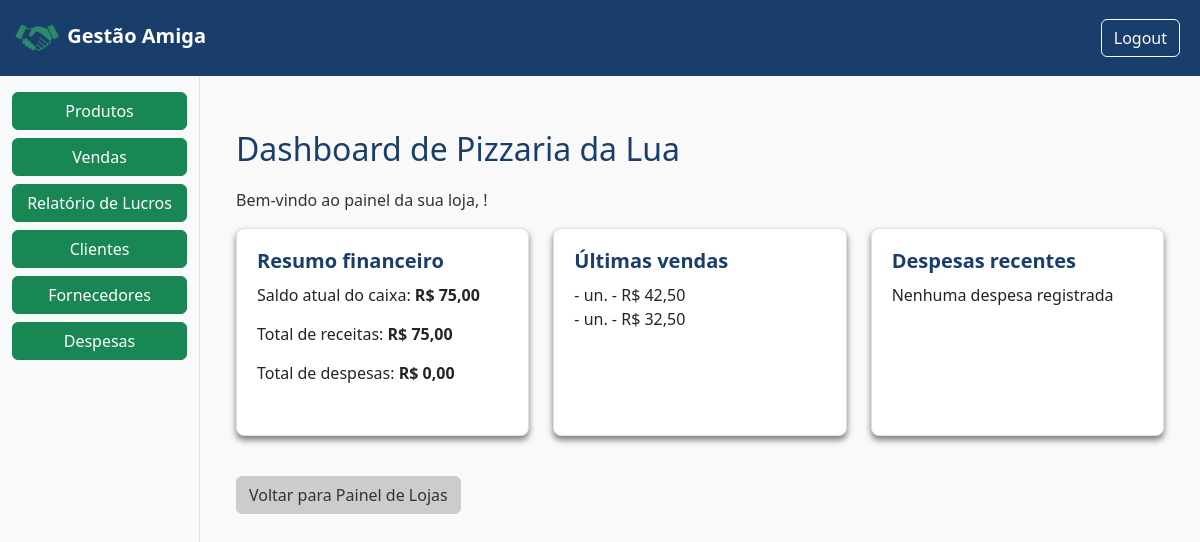
The app's page /loja/9/dashboard/ (signed in), older data.
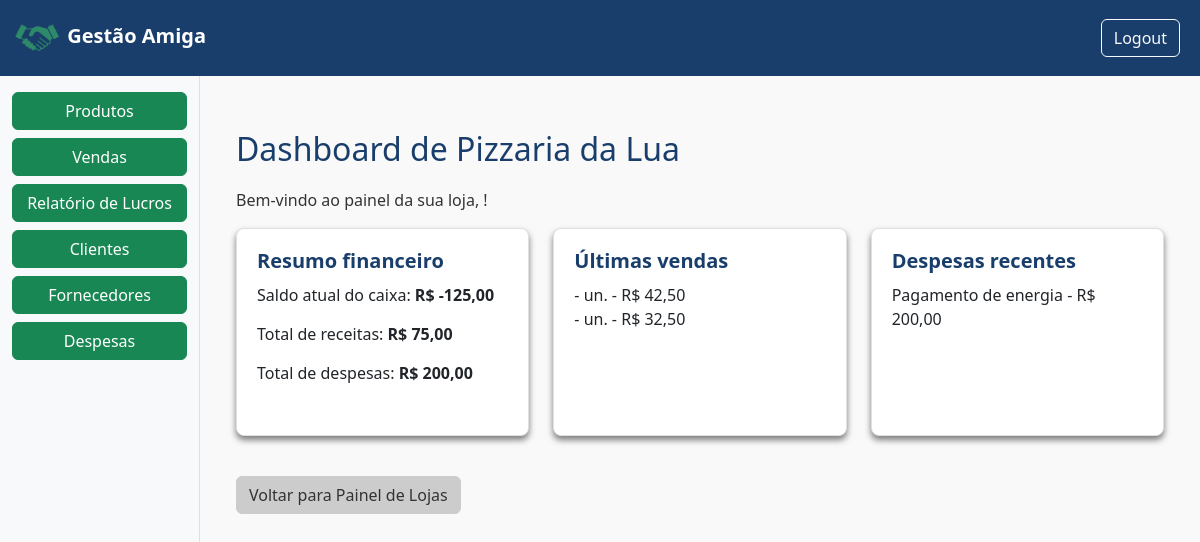
The same page, newer data.
### gestao/models.py (models this page shows, shortened)
class Venda(models.Model):
    FORMAS_PAGAMENTO = [
        ('dinheiro', 'Espécie'),
        ('pix', 'PIX'),
        ('debito', 'Débito'),
        ('credito_avista', 'Crédito à vista'),
        ('credito_parcelado', 'Crédito Parcelado'),
    ]
    loja = models.ForeignKey(Loja, on_delete=models.CASCADE, related_name="vendas", default=1)
    cliente = models.ForeignKey(Cliente, on_delete=models.CASCADE, related_name="vendas_cliente", blank = True, null = True)
    forma_pagamento = models.CharField(max_length=20, choices=FORMAS_PAGAMENTO, default='dinheiro')
    parcelas = models.IntegerField(default=1)
    data = models.DateTimeField(auto_now_add=True)
    valor_total = models.DecimalField(max_digits=10, decimal_places=2, default=0)

class Despesa(models.Model):
    loja = models.ForeignKey(Loja, on_delete=models.CASCADE)
    descricao = models.CharField(max_length=255)
    valor = models.DecimalField(max_digits=10, decimal_places=2)
    data = models.DateField(auto_now_add=True)
    categoria = models.CharField(max_length=100, blank=True, null=True)
    observacoes = models.TextField(blank=True, null=True)

### gestao/views.py (the view)
# urls.py: path('loja/<int:loja_id>/dashboard/', views.dashboard_loja, name="dashboard_loja"),
@login_required
def dashboard_loja(request, loja_id):
    user = request.user
    try:
        loja = user.lojas.get(id=loja_id)
    except Loja.DoesNotExist:
        return redirect('painel_loja')
    total_receitas = loja.vendas.aggregate(total=Sum('valor_total'))['total'] or 0
    total_despesas = Despesa.objects.filter(loja=loja).aggregate(total=Sum('valor'))['total'] or 0
    saldo_atual = total_receitas - total_despesas
    ultimas_vendas = loja.vendas.order_by('-data')[:3]
    despesas_recentes = Despesa.objects.filter(loja=loja).order_by('data')[:3]
    contexto = {
        'loja': loja,
        'total_receitas': total_receitas,
        'total_despesas': total_despesas,
        'saldo_atual': saldo_atual,
        'ultimas_vendas': ultimas_vendas,
        'despesas_recentes': despesas_recentes,
        'mostrar_sidebar': True,
    }
    return render(request, 'dashboard_loja.html', contexto)

### templates/dashboard_loja.html
{% extends 'base.html' %}
{% block content %}
<div class="container" style="margin-top: 30px;">
    <h2 style="color: var(--cor-primaria); margin-bottom: 20px;">Dashboard de {{ loja.nome }}</h2>
    <p>Bem-vindo ao painel da sua loja, {{ user.first_name }}!</p>
    <div class="row">
        <div class="col-md-4 mb-4">
            <div class="card h-100" style="padding: 20px; box-shadow: 0 4px 6px rgba(0,0,0,0.5);">
                <h5 style="color: var(--cor-primaria);">Resumo financeiro</h3>
                <p>Saldo atual do caixa: <strong>R$ {{ saldo_atual | floatformat:2 }}</strong></p>
                <p>Total de receitas: <strong>R$ {{ total_receitas | floatformat:2 }}</strong></p>
                <p>Total de despesas: <strong>R$ {{ total_despesas | floatformat:2 }}</strong></p>
            </div>
        </div>
        <div class="col-md-4 mb-4">
            <div class="card h-100" style="padding: 20px; box-shadow: 0 4px 6px rgba(0,0,0,0.5);">
                <h5 style="color: var(--cor-primaria);">Últimas vendas</h3>
                <ul class="list-unstyled">
                    {% for venda in ultimas_vendas %}
                        <li>{{ venda.produto.nome }} - {{ venda.quantidade }} un. - R$ {{ venda.valor_total | floatformat:2 }}</li>
                    {% empty %}
                        <li>Nenhuma venda registrada</li>
                    {% endfor %}
                </ul>
            </div>
        </div>
        <div class="col-md-4 mb-4">
            <div class="card h-100" style="padding: 20px; box-shadow: 0 4px 6px rgba(0,0,0,0.5);">
                <h5 style="color: var(--cor-primaria);">Despesas recentes</h3>
                <ul class="list-unstyled">
                    {% for despesa in despesas_recentes %}
                        <li>{{ despesa.descricao }} - R$ {{ despesa.valor | floatformat:2 }}</li>
                    {% empty %}
                        <li>Nenhuma despesa registrada</li>
                    {% endfor %}
                </ul>
            </div>
        </div>
    </div>
    <a href="{% url 'painel_loja' %}" class="btn btn-secondary mt-3">Voltar para Painel de Lojas</a>
</div>
{% endblock %}

Row changes from the older to the newer data that the page shows:
added Despesa: descricao "Pagamento de energia", valor "200,00"
Text that changed along with them:
{{ saldo_atual | floatformat:2 }}: "75,00" → "-125,00"
{{ total_despesas | floatformat:2 }}: "0,00" → "200,00"
text no longer shown: "Nenhuma despesa registrada"
